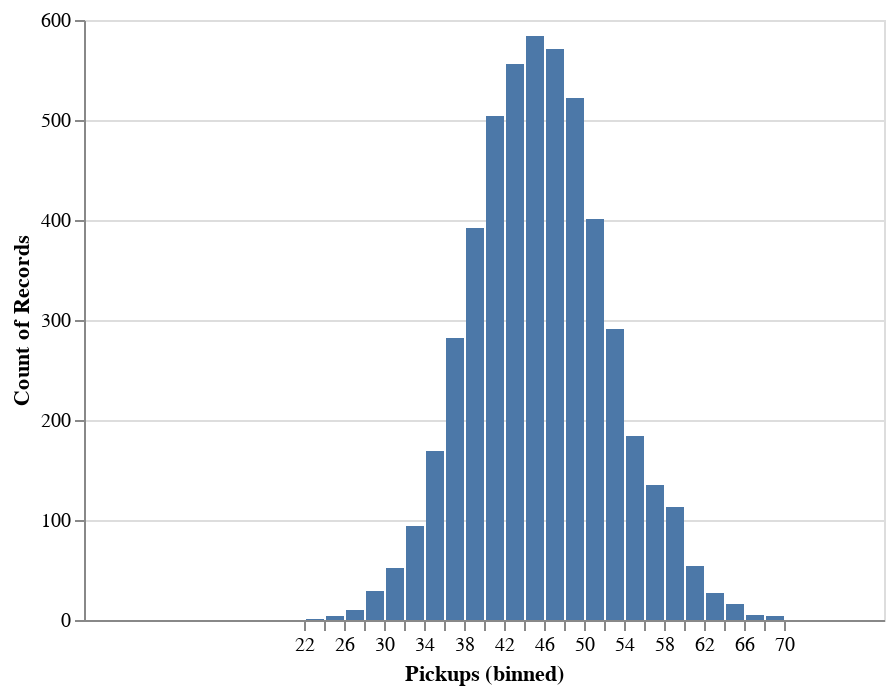

Notebook cell for this chart:
### Markdown cell above
## 1.3 Visualize and compare population distribution, sample, and bootstrap sampling distribution
The population distribution shows the values of the variable for all the individuals in the population. The distribution of sample data contains the values of the variable for all the individuals in the sample, which is a subset of the population.

For a reminder of the ideas behind sampling and confidence intervals, go to [Seeing Theory Chapter 2](https://seeing-theory.brown.edu/frequentist-inference/index.html#section2).

We'll start by visualizing the population distribution:

### Code cell
df = pd.DataFrame(data = {"Pickups" : pop_pickups})

pop_hist_chart = alt.Chart(df).mark_bar().encode(
    alt.X("Pickups", bin=alt.Bin(maxbins=40), 
        # set the x axis limits to be from 0 to 80
        # so that it is easier to compare across visualizations.
        scale=alt.Scale(domain=[0,80])  
    ),
    y='count()'
)

pop_hist_chart

### Figure 1 — Vega-Lite specification as saved in the notebook (floating-point values rounded to 4 significant figures; data arrays with more than 128 entries replaced by an {"elided": "..."} marker saying what was removed)
{"config": {"view": {"continuousWidth": 400, "continuousHeight": 300}}, "data": {"name": "data-a41b8bab9b5bcf683ae2304f1896b568"}, "mark": "bar", "encoding": {"x": {"type": "quantitative", "bin": {"maxbins": 40}, "field": "Pickups", "scale": {"domain": [0, 80]}}, "y": {"type": "quantitative", "aggregate": "count"}}, "$schema": "https://vega.github.io/schema/vega-lite/v4.8.1.json", "datasets": {"data-a41b8bab9b5bcf683ae2304f1896b568": {"elided": "5000 records"}}}
